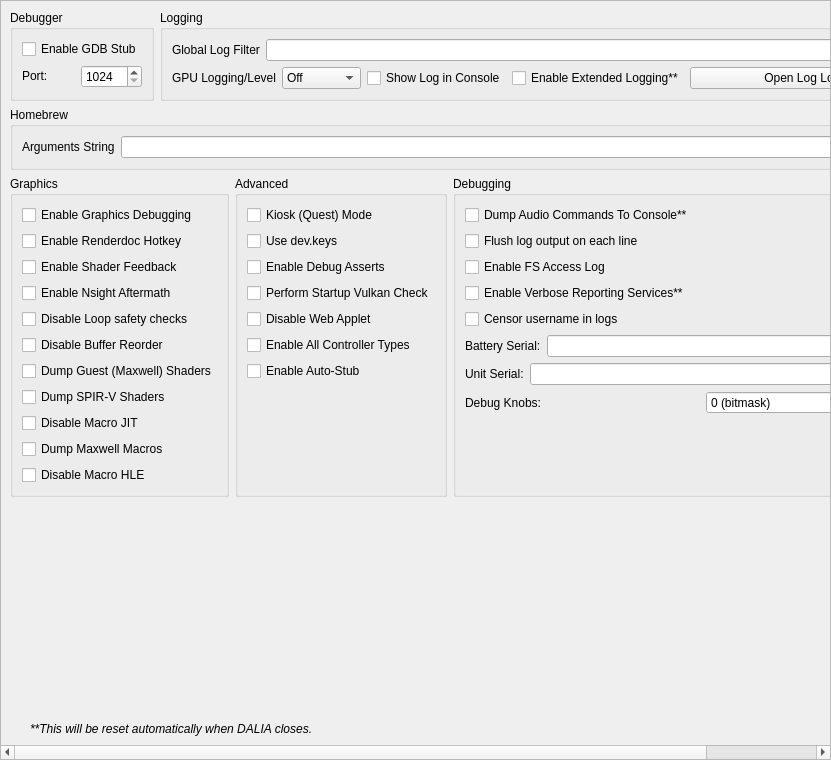
<?xml version="1.0" encoding="UTF-8"?>
<ui version="4.0">
 <class>ConfigureDebug</class>
 <widget class="QScrollArea" name="ConfigureDebug">
  <property name="geometry">
   <rect>
    <x>0</x>
    <y>0</y>
    <width>831</width>
    <height>760</height>
   </rect>
  </property>
  <property name="widgetResizable">
   <bool>true</bool>
  </property>
  <widget class="QWidget" name="widget">
   <property name="geometry">
    <rect>
     <x>0</x>
     <y>0</y>
     <width>829</width>
     <height>758</height>
    </rect>
   </property>
   <layout class="QVBoxLayout" name="verticalLayout_1">
    <item>
     <layout class="QHBoxLayout" name="horizontalLayout">
      <property name="topMargin">
       <number>0</number>
      </property>
      <item>
       <widget class="QGroupBox" name="groupBox">
        <property name="sizePolicy">
         <sizepolicy hsizetype="Preferred" vsizetype="Preferred">
          <horstretch>0</horstretch>
          <verstretch>0</verstretch>
         </sizepolicy>
        </property>
        <property name="title">
         <string>Debugger</string>
        </property>
        <property name="alignment">
         <set>Qt::AlignmentFlag::AlignLeading|Qt::AlignmentFlag::AlignLeft|Qt::AlignmentFlag::AlignTop</set>
        </property>
        <property name="flat">
         <bool>false</bool>
        </property>
        <property name="checkable">
         <bool>false</bool>
        </property>
        <layout class="QVBoxLayout" name="verticalLayout_3">
         <item>
          <widget class="QWidget" name="debug_widget" native="true">
           <property name="sizePolicy">
            <sizepolicy hsizetype="Preferred" vsizetype="Maximum">
             <horstretch>0</horstretch>
             <verstretch>0</verstretch>
            </sizepolicy>
           </property>
           <layout class="QVBoxLayout" name="verticalLayout">
            <property name="sizeConstraint">
             <enum>QLayout::SizeConstraint::SetDefaultConstraint</enum>
            </property>
            <property name="leftMargin">
             <number>0</number>
            </property>
            <property name="topMargin">
             <number>0</number>
            </property>
            <property name="rightMargin">
             <number>0</number>
            </property>
            <property name="bottomMargin">
             <number>0</number>
            </property>
            <item>
             <widget class="QCheckBox" name="toggle_gdbstub">
              <property name="sizePolicy">
               <sizepolicy hsizetype="Maximum" vsizetype="Maximum">
                <horstretch>0</horstretch>
                <verstretch>0</verstretch>
               </sizepolicy>
              </property>
              <property name="text">
               <string>Enable GDB Stub</string>
              </property>
             </widget>
            </item>
            <item>
             <widget class="QWidget" name="horizontalWidget_3" native="true">
              <property name="sizePolicy">
               <sizepolicy hsizetype="Preferred" vsizetype="Maximum">
                <horstretch>0</horstretch>
                <verstretch>0</verstretch>
               </sizepolicy>
              </property>
              <layout class="QHBoxLayout" name="horizontalLayout_3">
               <property name="leftMargin">
                <number>0</number>
               </property>
               <property name="topMargin">
                <number>0</number>
               </property>
               <property name="rightMargin">
                <number>0</number>
               </property>
               <property name="bottomMargin">
                <number>0</number>
               </property>
               <item>
                <widget class="QLabel" name="label_11">
                 <property name="sizePolicy">
                  <sizepolicy hsizetype="Minimum" vsizetype="Maximum">
                   <horstretch>0</horstretch>
                   <verstretch>0</verstretch>
                  </sizepolicy>
                 </property>
                 <property name="text">
                  <string>Port:</string>
                 </property>
                </widget>
               </item>
               <item>
                <widget class="QSpinBox" name="gdbport_spinbox">
                 <property name="sizePolicy">
                  <sizepolicy hsizetype="Preferred" vsizetype="Maximum">
                   <horstretch>0</horstretch>
                   <verstretch>0</verstretch>
                  </sizepolicy>
                 </property>
                 <property name="minimum">
                  <number>1024</number>
                 </property>
                 <property name="maximum">
                  <number>65535</number>
                 </property>
                </widget>
               </item>
              </layout>
             </widget>
            </item>
           </layout>
          </widget>
         </item>
        </layout>
       </widget>
      </item>
      <item>
       <widget class="QGroupBox" name="groupBox_2">
        <property name="sizePolicy">
         <sizepolicy hsizetype="Expanding" vsizetype="Preferred">
          <horstretch>0</horstretch>
          <verstretch>0</verstretch>
         </sizepolicy>
        </property>
        <property name="title">
         <string>Logging</string>
        </property>
        <layout class="QGridLayout" name="gridLayout_1">
         <item row="0" column="0" colspan="4">
          <widget class="QWidget" name="logging_widget" native="true">
           <property name="sizePolicy">
            <sizepolicy hsizetype="Preferred" vsizetype="Maximum">
             <horstretch>0</horstretch>
             <verstretch>0</verstretch>
            </sizepolicy>
           </property>
           <layout class="QHBoxLayout" name="horizontalLayout_1">
            <property name="leftMargin">
             <number>0</number>
            </property>
            <property name="topMargin">
             <number>0</number>
            </property>
            <property name="rightMargin">
             <number>0</number>
            </property>
            <property name="bottomMargin">
             <number>0</number>
            </property>
            <item>
             <widget class="QLabel" name="label_1">
              <property name="sizePolicy">
               <sizepolicy hsizetype="Preferred" vsizetype="Preferred">
                <horstretch>0</horstretch>
                <verstretch>0</verstretch>
               </sizepolicy>
              </property>
              <property name="text">
               <string>Global Log Filter</string>
              </property>
             </widget>
            </item>
            <item>
             <widget class="QLineEdit" name="log_filter_edit"/>
            </item>
           </layout>
          </widget>
         </item>
         <item row="1" column="0">
          <widget class="QWidget" name="gpu_log_level_widget" native="true">
           <property name="sizePolicy">
            <sizepolicy hsizetype="Preferred" vsizetype="Maximum">
             <horstretch>0</horstretch>
             <verstretch>0</verstretch>
            </sizepolicy>
           </property>
           <layout class="QHBoxLayout" name="gpu_log_level_layout">
            <property name="leftMargin">
             <number>0</number>
            </property>
            <property name="topMargin">
             <number>0</number>
            </property>
            <property name="rightMargin">
             <number>0</number>
            </property>
            <property name="bottomMargin">
             <number>0</number>
            </property>
            <item>
             <widget class="QLabel" name="gpu_log_level_label">
              <property name="text">
               <string>GPU Logging/Level</string>
              </property>
             </widget>
            </item>
            <item>
             <widget class="QComboBox" name="gpu_log_level">
              <property name="toolTip">
               <string>Detail level for GPU logs. Off disables logging entirely.</string>
              </property>
              <item>
               <property name="text">
                <string>Off</string>
               </property>
              </item>
              <item>
               <property name="text">
                <string>Errors</string>
               </property>
              </item>
              <item>
               <property name="text">
                <string>Standard</string>
               </property>
              </item>
              <item>
               <property name="text">
                <string>Verbose</string>
               </property>
              </item>
              <item>
               <property name="text">
                <string>All</string>
               </property>
              </item>
             </widget>
            </item>
           </layout>
          </widget>
         </item>
         <item row="1" column="1">
          <widget class="QCheckBox" name="toggle_console">
           <property name="text">
            <string>Show Log in Console</string>
           </property>
          </widget>
         </item>
         <item row="1" column="2">
          <widget class="QCheckBox" name="extended_logging">
           <property name="enabled">
            <bool>true</bool>
           </property>
           <property name="toolTip">
            <string>When checked, the max size of the log increases from 100 MB to 1 GB</string>
           </property>
           <property name="text">
            <string>Enable Extended Logging**</string>
           </property>
          </widget>
         </item>
         <item row="1" column="3">
          <widget class="QPushButton" name="open_log_button">
           <property name="sizePolicy">
            <sizepolicy hsizetype="Expanding" vsizetype="Maximum">
             <horstretch>1</horstretch>
             <verstretch>0</verstretch>
            </sizepolicy>
           </property>
           <property name="minimumSize">
            <size>
             <width>250</width>
             <height>0</height>
            </size>
           </property>
           <property name="text">
            <string>Open Log Location</string>
           </property>
          </widget>
         </item>
        </layout>
       </widget>
      </item>
     </layout>
    </item>
    <item>
     <widget class="QGroupBox" name="groupBox_3">
      <property name="title">
       <string>Homebrew</string>
      </property>
      <layout class="QVBoxLayout" name="verticalLayout_5">
       <item>
        <layout class="QHBoxLayout" name="horizontalLayout_4">
         <item>
          <widget class="QLabel" name="label_3">
           <property name="text">
            <string>Arguments String</string>
           </property>
          </widget>
         </item>
         <item>
          <widget class="QLineEdit" name="homebrew_args_edit"/>
         </item>
        </layout>
       </item>
      </layout>
     </widget>
    </item>
    <item>
     <layout class="QHBoxLayout" name="horizontalLayout_2">
      <item>
       <widget class="QGroupBox" name="groupBox_4">
        <property name="title">
         <string>Graphics</string>
        </property>
        <layout class="QGridLayout" name="gridLayout_2">
         <item row="4" column="0">
          <widget class="QCheckBox" name="disable_loop_safety_checks">
           <property name="toolTip">
            <string>When checked, it executes shaders without loop logic changes</string>
           </property>
           <property name="text">
            <string>Disable Loop safety checks</string>
           </property>
          </widget>
         </item>
         <item row="9" column="0">
          <widget class="QCheckBox" name="dump_macros">
           <property name="enabled">
            <bool>true</bool>
           </property>
           <property name="toolTip">
            <string>When checked, it will dump all the macro programs of the GPU</string>
           </property>
           <property name="text">
            <string>Dump Maxwell Macros</string>
           </property>
          </widget>
         </item>
         <item row="3" column="0">
          <widget class="QCheckBox" name="enable_nsight_aftermath">
           <property name="toolTip">
            <string>When checked, it enables Nsight Aftermath crash dumps</string>
           </property>
           <property name="text">
            <string>Enable Nsight Aftermath</string>
           </property>
          </widget>
         </item>
         <item row="6" column="0">
          <widget class="QCheckBox" name="dump_guest_shaders">
           <property name="enabled">
            <bool>true</bool>
           </property>
           <property name="toolTip">
            <string>When checked, it will dump original Maxwell guest shader bytecode (the input to the recompiler) as .ash files under DumpDir/shaders/. Useful for inspection with nvdisasm.</string>
           </property>
           <property name="text">
            <string>Dump Guest (Maxwell) Shaders</string>
           </property>
          </widget>
         </item>
         <item row="1" column="0">
          <widget class="QCheckBox" name="enable_renderdoc_hotkey">
           <property name="text">
            <string>Enable Renderdoc Hotkey</string>
           </property>
          </widget>
         </item>
         <item row="8" column="0">
          <widget class="QCheckBox" name="disable_macro_jit">
           <property name="enabled">
            <bool>true</bool>
           </property>
           <property name="toolTip">
            <string>When checked, it disables the macro Just In Time compiler. Enabling this makes games run slower</string>
           </property>
           <property name="text">
            <string>Disable Macro JIT</string>
           </property>
          </widget>
         </item>
         <item row="10" column="0">
          <widget class="QCheckBox" name="disable_macro_hle">
           <property name="enabled">
            <bool>true</bool>
           </property>
           <property name="toolTip">
            <string>When checked, it disables the macro HLE functions. Enabling this makes games run slower</string>
           </property>
           <property name="text">
            <string>Disable Macro HLE</string>
           </property>
          </widget>
         </item>
         <item row="0" column="0">
          <widget class="QCheckBox" name="enable_graphics_debugging">
           <property name="enabled">
            <bool>true</bool>
           </property>
           <property name="toolTip">
            <string>When checked, the graphics API enters a slower debugging mode</string>
           </property>
           <property name="text">
            <string>Enable Graphics Debugging</string>
           </property>
          </widget>
         </item>
         <item row="11" column="0">
          <spacer name="verticalSpacer_5">
           <property name="orientation">
            <enum>Qt::Orientation::Vertical</enum>
           </property>
           <property name="sizeType">
            <enum>QSizePolicy::Policy::Preferred</enum>
           </property>
           <property name="sizeHint" stdset="0">
            <size>
             <width>20</width>
             <height>0</height>
            </size>
           </property>
          </spacer>
         </item>
         <item row="2" column="0">
          <widget class="QCheckBox" name="enable_shader_feedback">
           <property name="toolTip">
            <string>When checked, yuzu will log statistics about the compiled pipeline cache</string>
           </property>
           <property name="text">
            <string>Enable Shader Feedback</string>
           </property>
          </widget>
         </item>
         <item row="5" column="0">
          <widget class="QCheckBox" name="disable_buffer_reorder">
           <property name="toolTip">
            <string>&lt;html&gt;&lt;head/&gt;&lt;body&gt;&lt;p&gt;When checked, disables reordering of mapped memory uploads which allows to associate uploads with specific draws. May reduce performance in some cases.&lt;/p&gt;&lt;/body&gt;&lt;/html&gt;</string>
           </property>
           <property name="text">
            <string>Disable Buffer Reorder</string>
           </property>
          </widget>
         </item>
         <item row="7" column="0">
          <widget class="QCheckBox" name="gpu_log_shader_dumps">
           <property name="toolTip">
            <string>When checked, it will dump the recompiler's output SPIR-V binaries (.spv) under LogDir/shaders/. Inspect via SPIRV-Tools (spirv-dis / spirv-cross / spirv-val) or RenderDoc.</string>
           </property>
           <property name="text">
            <string>Dump SPIR-V Shaders</string>
           </property>
          </widget>
         </item>
        </layout>
       </widget>
      </item>
      <item>
       <widget class="QGroupBox" name="groupBox_6">
        <property name="title">
         <string>Advanced</string>
        </property>
        <layout class="QGridLayout" name="gridLayout_4">
         <item row="3" column="0">
          <widget class="QCheckBox" name="perform_vulkan_check">
           <property name="toolTip">
            <string>Enables yuzu to check for a working Vulkan environment when the program starts up. Disable this if this is causing issues with external programs seeing yuzu.</string>
           </property>
           <property name="text">
            <string>Perform Startup Vulkan Check</string>
           </property>
          </widget>
         </item>
         <item row="4" column="0">
          <widget class="QCheckBox" name="disable_web_applet">
           <property name="text">
            <string>Disable Web Applet</string>
           </property>
          </widget>
         </item>
         <item row="5" column="0">
          <widget class="QCheckBox" name="enable_all_controllers">
           <property name="text">
            <string>Enable All Controller Types</string>
           </property>
          </widget>
         </item>
         <item row="6" column="0">
          <widget class="QCheckBox" name="use_auto_stub">
           <property name="text">
            <string>Enable Auto-Stub</string>
           </property>
          </widget>
         </item>
         <item row="0" column="0">
          <widget class="QCheckBox" name="quest_flag">
           <property name="text">
            <string>Kiosk (Quest) Mode</string>
           </property>
          </widget>
         </item>
         <item row="1" column="0">
          <widget class="QCheckBox" name="use_dev_keys">
           <property name="text">
            <string>Use dev.keys</string>
           </property>
          </widget>
         </item>
         <item row="2" column="0">
          <widget class="QCheckBox" name="use_debug_asserts">
           <property name="text">
            <string>Enable Debug Asserts</string>
           </property>
          </widget>
         </item>
         <item row="7" column="0">
          <spacer name="verticalSpacer_4">
           <property name="orientation">
            <enum>Qt::Orientation::Vertical</enum>
           </property>
           <property name="sizeType">
            <enum>QSizePolicy::Policy::Expanding</enum>
           </property>
           <property name="sizeHint" stdset="0">
            <size>
             <width>20</width>
             <height>0</height>
            </size>
           </property>
          </spacer>
         </item>
        </layout>
       </widget>
      </item>
      <item>
       <widget class="QGroupBox" name="groupBox_5">
        <property name="title">
         <string>Debugging</string>
        </property>
        <layout class="QGridLayout" name="gridLayout_3">
         <item row="6" column="0">
          <widget class="QWidget" name="serial_battery_widget" native="true">
           <property name="sizePolicy">
            <sizepolicy hsizetype="Preferred" vsizetype="Maximum">
             <horstretch>0</horstretch>
             <verstretch>0</verstretch>
            </sizepolicy>
           </property>
           <layout class="QHBoxLayout" name="horizontalLayout_11">
            <property name="leftMargin">
             <number>0</number>
            </property>
            <property name="topMargin">
             <number>0</number>
            </property>
            <property name="rightMargin">
             <number>0</number>
            </property>
            <property name="bottomMargin">
             <number>0</number>
            </property>
            <item>
             <widget class="QLabel" name="label_12">
              <property name="sizePolicy">
               <sizepolicy hsizetype="Preferred" vsizetype="Preferred">
                <horstretch>0</horstretch>
                <verstretch>0</verstretch>
               </sizepolicy>
              </property>
              <property name="text">
               <string>Battery Serial:</string>
              </property>
             </widget>
            </item>
            <item>
             <widget class="QLineEdit" name="serial_battery_edit"/>
            </item>
           </layout>
          </widget>
         </item>
         <item row="8" column="0">
          <widget class="QWidget" name="debug_knobs_widget" native="true">
           <property name="sizePolicy">
            <sizepolicy hsizetype="Preferred" vsizetype="Maximum">
             <horstretch>0</horstretch>
             <verstretch>0</verstretch>
            </sizepolicy>
           </property>
           <layout class="QHBoxLayout" name="horizontalLayout_debug_knobs">
            <property name="leftMargin">
             <number>0</number>
            </property>
            <property name="topMargin">
             <number>0</number>
            </property>
            <property name="rightMargin">
             <number>0</number>
            </property>
            <property name="bottomMargin">
             <number>0</number>
            </property>
            <item>
             <widget class="QLabel" name="label_debug_knobs">
              <property name="sizePolicy">
               <sizepolicy hsizetype="Preferred" vsizetype="Preferred">
                <horstretch>0</horstretch>
                <verstretch>0</verstretch>
               </sizepolicy>
              </property>
              <property name="text">
               <string>Debug Knobs:</string>
              </property>
             </widget>
            </item>
            <item>
             <widget class="QSpinBox" name="debug_knobs_spinbox">
              <property name="minimum">
               <number>0</number>
              </property>
              <property name="maximum">
               <number>65535</number>
              </property>
              <property name="toolTip">
               <string>Bitmask for quick development toggles</string>
              </property>
              <property name="statusTip">
               <string>Set debug knobs (bitmask)</string>
              </property>
              <property name="whatsThis">
               <string>16-bit debug knob set for quick development toggles</string>
              </property>
              <property name="suffix">
               <string> (bitmask)</string>
              </property>
             </widget>
            </item>
           </layout>
          </widget>
         </item>
         <item row="7" column="0">
          <widget class="QWidget" name="serial_board_widget" native="true">
           <property name="sizePolicy">
            <sizepolicy hsizetype="Preferred" vsizetype="Maximum">
             <horstretch>0</horstretch>
             <verstretch>0</verstretch>
            </sizepolicy>
           </property>
           <layout class="QHBoxLayout" name="horizontalLayout_12">
            <property name="leftMargin">
             <number>0</number>
            </property>
            <property name="topMargin">
             <number>0</number>
            </property>
            <property name="rightMargin">
             <number>0</number>
            </property>
            <property name="bottomMargin">
             <number>0</number>
            </property>
            <item>
             <widget class="QLabel" name="label_13">
              <property name="sizePolicy">
               <sizepolicy hsizetype="Preferred" vsizetype="Preferred">
                <horstretch>0</horstretch>
                <verstretch>0</verstretch>
               </sizepolicy>
              </property>
              <property name="text">
               <string>Unit Serial:</string>
              </property>
             </widget>
            </item>
            <item>
             <widget class="QLineEdit" name="serial_board_edit"/>
            </item>
           </layout>
          </widget>
         </item>
         <item row="20" column="0">
          <spacer name="verticalSpacer_3">
           <property name="orientation">
            <enum>Qt::Orientation::Vertical</enum>
           </property>
           <property name="sizeType">
            <enum>QSizePolicy::Policy::Expanding</enum>
           </property>
           <property name="sizeHint" stdset="0">
            <size>
             <width>20</width>
             <height>0</height>
            </size>
           </property>
          </spacer>
         </item>
         <item row="1" column="0">
          <widget class="QCheckBox" name="dump_audio_commands">
           <property name="toolTip">
            <string>Enable this to output the latest generated audio command list to the console. Only affects games using the audio renderer.</string>
           </property>
           <property name="text">
            <string>Dump Audio Commands To Console**</string>
           </property>
          </widget>
         </item>
         <item row="2" column="0">
          <widget class="QCheckBox" name="flush_line">
           <property name="text">
            <string>Flush log output on each line</string>
           </property>
          </widget>
         </item>
         <item row="3" column="0">
          <widget class="QCheckBox" name="fs_access_log">
           <property name="text">
            <string>Enable FS Access Log</string>
           </property>
          </widget>
         </item>
         <item row="4" column="0">
          <widget class="QCheckBox" name="reporting_services">
           <property name="text">
            <string>Enable Verbose Reporting Services**</string>
           </property>
          </widget>
         </item>
         <item row="5" column="0">
          <widget class="QCheckBox" name="censor_username">
           <property name="text">
            <string>Censor username in logs</string>
           </property>
          </widget>
         </item>
        </layout>
       </widget>
      </item>
     </layout>
    </item>
    <item>
     <spacer name="verticalSpacer">
      <property name="orientation">
       <enum>Qt::Orientation::Vertical</enum>
      </property>
      <property name="sizeHint" stdset="0">
       <size>
        <width>20</width>
        <height>0</height>
       </size>
      </property>
     </spacer>
    </item>
    <item>
     <widget class="QLabel" name="label_5">
      <property name="sizePolicy">
       <sizepolicy hsizetype="Expanding" vsizetype="Preferred">
        <horstretch>0</horstretch>
        <verstretch>0</verstretch>
       </sizepolicy>
      </property>
      <property name="font">
       <font>
        <italic>true</italic>
       </font>
      </property>
      <property name="text">
    <string>**This will be reset automatically when DALIA closes.</string>
      </property>
      <property name="indent">
       <number>20</number>
      </property>
     </widget>
    </item>
   </layout>
  </widget>
 </widget>
 <tabstops>
  <tabstop>log_filter_edit</tabstop>
  <tabstop>toggle_console</tabstop>
  <tabstop>extended_logging</tabstop>
  <tabstop>open_log_button</tabstop>
  <tabstop>homebrew_args_edit</tabstop>
  <tabstop>enable_graphics_debugging</tabstop>
  <tabstop>enable_shader_feedback</tabstop>
  <tabstop>enable_nsight_aftermath</tabstop>
  <tabstop>fs_access_log</tabstop>
  <tabstop>reporting_services</tabstop>
  <tabstop>quest_flag</tabstop>
  <tabstop>use_debug_asserts</tabstop>
 </tabstops>
 <resources/>
 <connections/>
</ui>
